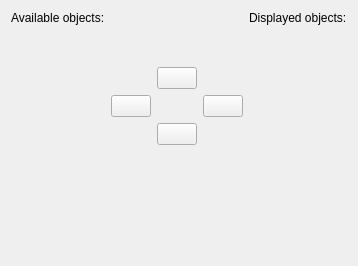
     <widget class="QWidget" name="tab">
      <attribute name="title">
       <string>C&amp;ontent</string>
      </attribute>
      <layout class="QGridLayout">
       <item row="0" column="1">
        <spacer name="spacer14">
         <property name="orientation">
          <enum>Qt::Vertical</enum>
         </property>
         <property name="sizeType">
          <enum>QSizePolicy::Expanding</enum>
         </property>
         <property name="sizeHint" stdset="0">
          <size>
           <width>31</width>
           <height>50</height>
          </size>
         </property>
        </spacer>
       </item>
       <item row="2" column="1">
        <spacer name="spacer15">
         <property name="orientation">
          <enum>Qt::Vertical</enum>
         </property>
         <property name="sizeType">
          <enum>QSizePolicy::Expanding</enum>
         </property>
         <property name="sizeHint" stdset="0">
          <size>
           <width>31</width>
           <height>110</height>
          </size>
         </property>
        </spacer>
       </item>
       <item row="0" column="0" rowspan="3">
        <layout class="QVBoxLayout">
         <item>
          <widget class="QLabel" name="TextLabel4_4_2">
           <property name="sizePolicy">
            <sizepolicy hsizetype="Fixed" vsizetype="Fixed">
             <horstretch>0</horstretch>
             <verstretch>0</verstretch>
            </sizepolicy>
           </property>
           <property name="text">
            <string>Available objects:</string>
           </property>
           <property name="wordWrap">
            <bool>false</bool>
           </property>
           <property name="buddy">
            <cstring>AvailableCurveList</cstring>
           </property>
          </widget>
         </item>
         <item>
          <widget class="PlotListBox" name="AvailableCurveList"/>
         </item>
        </layout>
       </item>
       <item row="0" column="2" rowspan="3">
        <layout class="QVBoxLayout">
         <item>
          <widget class="QLabel" name="TextLabel3_3_2">
           <property name="sizePolicy">
            <sizepolicy hsizetype="Fixed" vsizetype="Fixed">
             <horstretch>0</horstretch>
             <verstretch>0</verstretch>
            </sizepolicy>
           </property>
           <property name="text">
            <string>Displayed objects:</string>
           </property>
           <property name="wordWrap">
            <bool>false</bool>
           </property>
           <property name="buddy">
            <cstring>DisplayedCurveList</cstring>
           </property>
          </widget>
         </item>
         <item>
          <widget class="PlotListBox" name="DisplayedCurveList"/>
         </item>
        </layout>
       </item>
       <item row="1" column="1">
        <layout class="QGridLayout">
         <item row="1" column="1">
          <widget class="QPushButton" name="_up">
           <property name="sizePolicy">
            <sizepolicy hsizetype="Fixed" vsizetype="Fixed">
             <horstretch>0</horstretch>
             <verstretch>0</verstretch>
            </sizepolicy>
           </property>
           <property name="toolTip">
            <string>Raise in plot order: Alt+up</string>
           </property>
           <property name="text">
            <string/>
           </property>
           <property name="shortcut">
            <string>Alt+Up</string>
           </property>
          </widget>
         </item>
         <item row="3" column="1">
          <widget class="QPushButton" name="_down">
           <property name="sizePolicy">
            <sizepolicy hsizetype="Fixed" vsizetype="Fixed">
             <horstretch>0</horstretch>
             <verstretch>0</verstretch>
            </sizepolicy>
           </property>
           <property name="toolTip">
            <string>Lower in plot order: Alt+down</string>
           </property>
           <property name="text">
            <string/>
           </property>
           <property name="shortcut">
            <string>Alt+Down</string>
           </property>
          </widget>
         </item>
         <item row="2" column="2">
          <widget class="QPushButton" name="_add">
           <property name="sizePolicy">
            <sizepolicy hsizetype="Fixed" vsizetype="Fixed">
             <horstretch>0</horstretch>
             <verstretch>0</verstretch>
            </sizepolicy>
           </property>
           <property name="toolTip">
            <string>Select: Alt+s</string>
           </property>
           <property name="text">
            <string/>
           </property>
           <property name="shortcut">
            <string>Alt+S, Alt+F, Alt+F</string>
           </property>
          </widget>
         </item>
         <item row="2" column="0">
          <widget class="QPushButton" name="_remove">
           <property name="sizePolicy">
            <sizepolicy hsizetype="Fixed" vsizetype="Fixed">
             <horstretch>0</horstretch>
             <verstretch>0</verstretch>
            </sizepolicy>
           </property>
           <property name="toolTip">
            <string>Remove: Alt+r</string>
           </property>
           <property name="text">
            <string/>
           </property>
          </widget>
         </item>
        </layout>
       </item>
      </layout>
     </widget>
